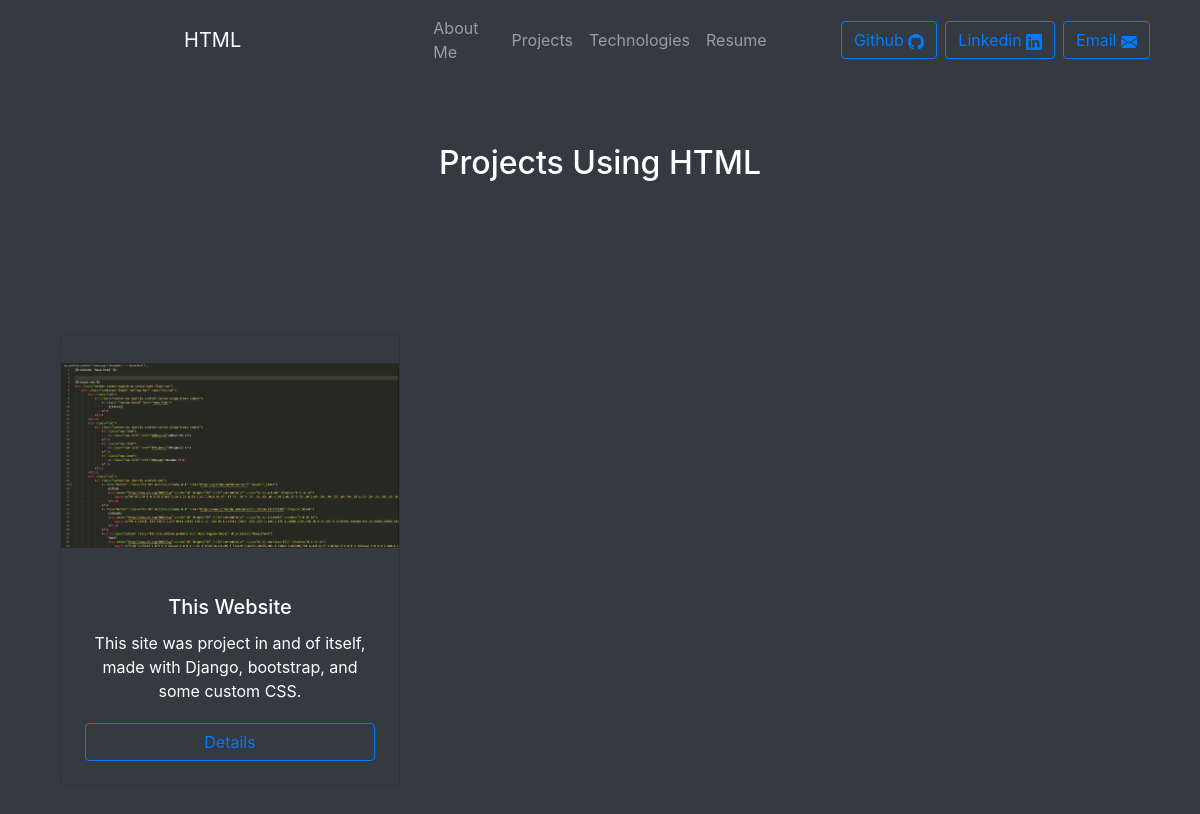
/2, run on the app's committed database.
### main_app/models.py (models this page shows, shortened)
class Technology(models.Model):
    name = models.CharField(max_length=100)
    relevance = models.IntegerField()
    icon = models.ImageField()

class Project(models.Model):
    name = models.CharField(max_length=100)
    html = models.TextField()#text here will populate in html template, provides the detailed project description
    relevance = models.IntegerField()
    short_desc = models.CharField(max_length=280)
    repo = models.CharField(max_length=100)
    technologies = models.ManyToManyField(Technology)
    picture = models.ImageField()

### main_app/views.py (the view)
# urls.py: path("<int:id>", views.tech_page, name="tech_page"),
def tech_page(response, id):
    tech = Technology.objects.get(id=id)
    projects = Project.objects.order_by('relevance')
    title = tech.name
    return render(response, 'basetech.html', {'title': title, 'tech': tech, 'projects': projects})

### main_app/templates/basetech.html (shortened to what this page needs)
{% extends 'base.html' %}
{% load static %}
{% block page_content %}
<div class="container py-5">
    <h2 class="text-center py-5" id="header">Projects Using {{title}}</h2>
</div>
<div class="container py-5">
    <div class="row">
        {% for project in projects %}
            {% if tech in project.technologies.all %}
                <div class="col-sm-12 col-lg-4 mb-4">
                    <div class="card text-center bg-transparent text-white mb-3">
                        <img class="card-img-top" src="{% static project.picture %}">
                        <div class="card-body d-flex flex-column">
                            <h5 class="card-title">{{ project.name }}</h5>
                            <p class="card-text" style="overflow: hidden; text-overflow: ellipsis; display: -webkit-box; -webkit-line-clamp: 5; -webkit-box-orient: vertical;">{{ project.short_desc }}</p>
                            <a href="{% url 'proj_page' project.name %}" class="btn btn-outline-primary m-1" style="margin: 0px 60px">
                                Details
                            </a>
                        </div>
                    </div>
                </div>
            {% endif %}
        {% endfor %}
    </div>
</div>
{% endblock %}

### main_app/templates/base.html (shortened to what this page needs)
<!DOCTYPE html>
<html lang="en">
<head>
    <link rel="stylesheet" href="https://stackpath.bootstrapcdn.com/bootstrap/4.3.1/css/bootstrap.min.css"
>
</head>
<body>
    <div class="container-fluid bg-dark">
    <nav class="navbar navbar-expand-sm navbar-dark fixed-top">
        <div class="container-fluid" id="nav-bar" name="nav-bar">
            <div class="col">
                <ul class="navbar-nav justify-content-center align-items-center">
                    <a class= "navbar-brand" href="#top">
                        {{title}}
                    </a>
                </ul>
            </div>
            <div class="col">
                <ul class="navbar-nav justify-content-center align-items-center">
                    {% block nav %}
                        <li class="nav-item">
                            <a class="nav-link" href="home.html#About-Me">About Me </a>
                        </li>
                        <li class="nav-item">
                            <a class="nav-link" href="home.html#Projects">Projects </a>
                        </li>
                        <li class="nav-item">
                            <a class="nav-link" href="home.html#Technologies">Technologies </a>
                        </li>
                        <li class="nav-item">
                            <a class="nav-link" href="home.html#Resume">Resume </a>
                        </li>
                    {% endblock %}
                </ul>
            </div>
            <div class="col">
                <ul class="navbar-nav justify-content-end">
                    <a role="button" class="btn btn-outline-primary m-1" href="https://github.com/osteensco/" target="_blank">
                        Github
                    </a>
                    <a role="button" class="btn btn-outline-primary m-1" href="https://www.linkedin.com/in/scott-osteen-233973129/" target="_blank">
                        Linkedin
                    </a>
                    <button type="button" class="btn btn-outline-primary m-1" data-toggle="modal" data-target="#emailform">
                        Email
                    </button>
                </ul>
            </div>
        </div>
    </nav>
    <div class="container pt-5 text-white" id="pagecontent", name="pagecontent">
        {% block page_content %}
        {% endblock %}
    </div>
    </div>
</body>
</html>

### main_app/templates/base.html (style rules this page uses)
.navbar { -webkit-backdrop-filter: blur(5px); backdrop-filter: blur(5px); }
.card-img-top { width: 100%; height: 30vh; object-fit: contain; }

### data on the page
Technology: name "HTML"
Project: picture (picture), name "This Website", short_desc "This site was project in and of itself, made with Django, bootstrap, and some custom CSS."
